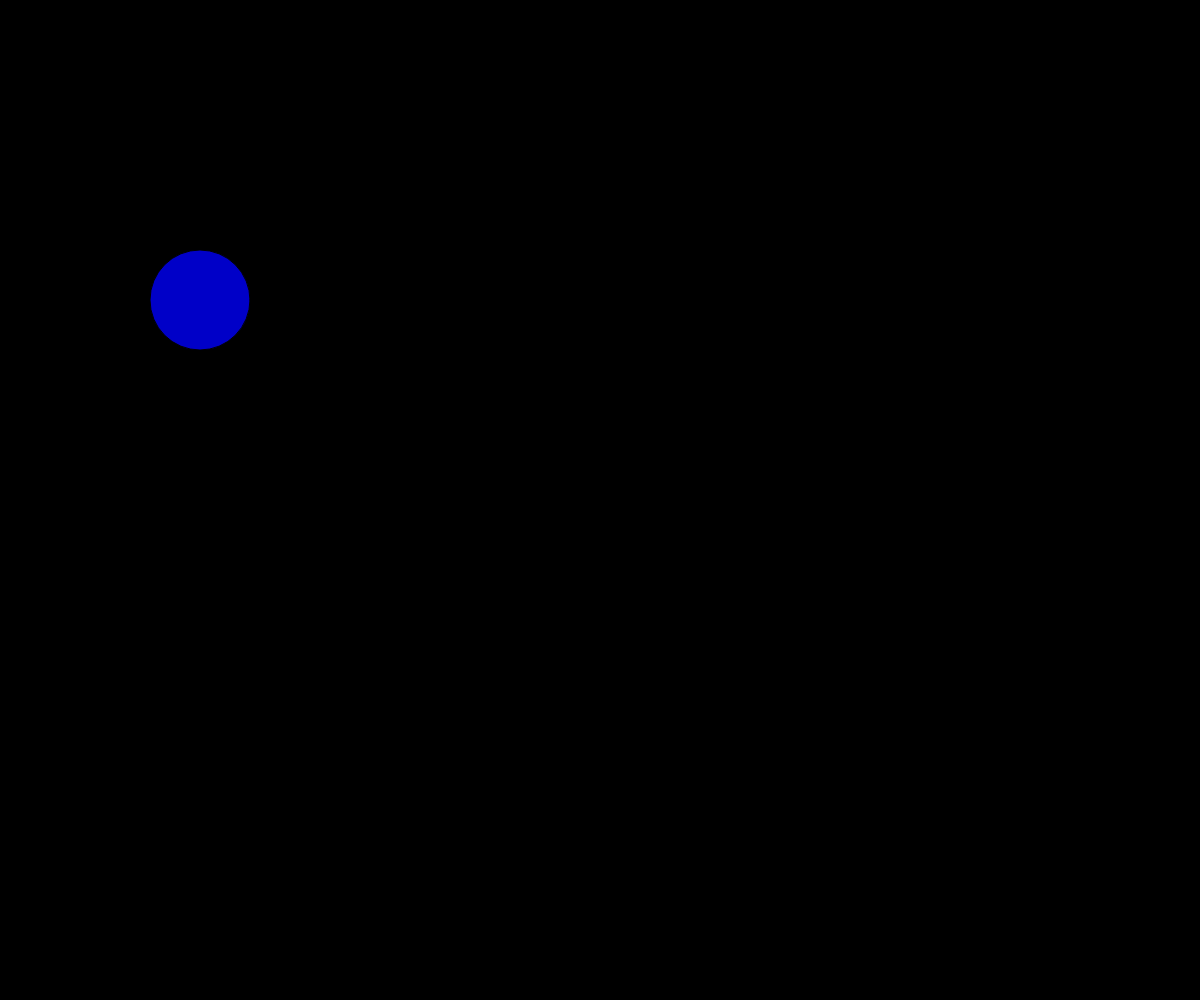
Frame 1 (no input)
Frame 60 (no input): identical to frame 1, image omitted
Frame 120 (the mouse pressed at the canvas centre since frame 60): identical to frame 1, image omitted

The p5.js sketch that drew this single still picture (run headless with seeded random() and noise() and a simulated clock; from frame 60 on, the mouse is pressed at the canvas centre):

// p5.js sketch
// ── sketch.js
let xpos =200;
let ypos =300;
let ballspeed = 50;

function setup() {

  createCanvas(windowWidth,windowHeight);

}
function draw() {

  background(0,0,0);
  fill(0,0,200);
  circle(xpos, ypos, 100);


if(keyIsPressed & keyCode === UP_ARROW){
  ypos = ypos - ballspeed;
}
if(keyIsPressed & keyCode === DOWN_ARROW){
  ypos = ypos + ballspeed;
}

if(keyIsPressed & keyCode === LEFT_ARROW){
  xpos = xpos - ballspeed;
}
if(keyIsPressed & keyCode === RIGHT_ARROW){
  xpos = xpos + ballspeed;
}

}
